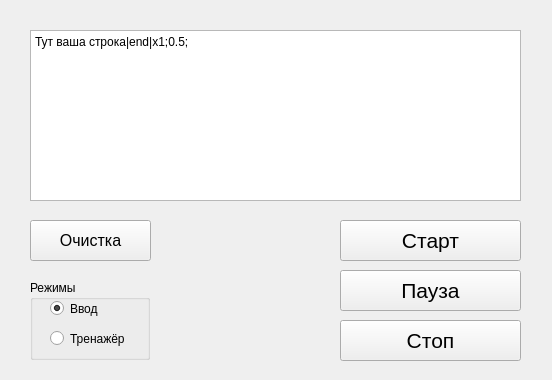
<?xml version="1.0" encoding="UTF-8"?>
<ui version="4.0">
 <class>MainWindow</class>
 <widget class="QMainWindow" name="MainWindow">
  <property name="geometry">
   <rect>
    <x>0</x>
    <y>0</y>
    <width>552</width>
    <height>380</height>
   </rect>
  </property>
  <property name="minimumSize">
   <size>
    <width>552</width>
    <height>380</height>
   </size>
  </property>
  <property name="maximumSize">
   <size>
    <width>552</width>
    <height>380</height>
   </size>
  </property>
  <property name="focusPolicy">
   <enum>Qt::ClickFocus</enum>
  </property>
  <property name="windowTitle">
   <string>Пиво</string>
  </property>
  <property name="windowIcon">
   <iconset resource="resurs.qrc">
    <normaloff>:/data/app.ico</normaloff>:/data/app.ico</iconset>
  </property>
  <property name="documentMode">
   <bool>false</bool>
  </property>
  <widget class="QWidget" name="centralwidget">
   <widget class="QPlainTextEdit" name="Enter">
    <property name="geometry">
     <rect>
      <x>30</x>
      <y>30</y>
      <width>491</width>
      <height>171</height>
     </rect>
    </property>
    <property name="plainText">
     <string>Тут ваша строка|end|x1;0.5;</string>
    </property>
   </widget>
   <widget class="QPushButton" name="start">
    <property name="geometry">
     <rect>
      <x>340</x>
      <y>220</y>
      <width>181</width>
      <height>41</height>
     </rect>
    </property>
    <property name="font">
     <font>
      <family>Arial</family>
      <pointsize>16</pointsize>
      <weight>50</weight>
      <italic>false</italic>
      <bold>false</bold>
     </font>
    </property>
    <property name="text">
     <string>Старт</string>
    </property>
   </widget>
   <widget class="QPushButton" name="stop">
    <property name="geometry">
     <rect>
      <x>340</x>
      <y>320</y>
      <width>181</width>
      <height>41</height>
     </rect>
    </property>
    <property name="font">
     <font>
      <family>Arial</family>
      <pointsize>16</pointsize>
      <weight>50</weight>
      <italic>false</italic>
      <bold>false</bold>
     </font>
    </property>
    <property name="text">
     <string>Стоп</string>
    </property>
   </widget>
   <widget class="QPushButton" name="clean">
    <property name="geometry">
     <rect>
      <x>30</x>
      <y>220</y>
      <width>121</width>
      <height>41</height>
     </rect>
    </property>
    <property name="font">
     <font>
      <family>Arial</family>
      <pointsize>12</pointsize>
     </font>
    </property>
    <property name="text">
     <string>Очистка</string>
    </property>
   </widget>
   <widget class="QPushButton" name="pause">
    <property name="geometry">
     <rect>
      <x>340</x>
      <y>270</y>
      <width>181</width>
      <height>41</height>
     </rect>
    </property>
    <property name="font">
     <font>
      <family>Arial</family>
      <pointsize>16</pointsize>
     </font>
    </property>
    <property name="text">
     <string>Пауза</string>
    </property>
   </widget>
   <widget class="QGroupBox" name="groupBox">
    <property name="geometry">
     <rect>
      <x>30</x>
      <y>280</y>
      <width>120</width>
      <height>80</height>
     </rect>
    </property>
    <property name="title">
     <string>Режимы</string>
    </property>
    <widget class="QRadioButton" name="first">
     <property name="geometry">
      <rect>
       <x>20</x>
       <y>20</y>
       <width>82</width>
       <height>17</height>
      </rect>
     </property>
     <property name="text">
      <string>Ввод</string>
     </property>
     <property name="checked">
      <bool>true</bool>
     </property>
    </widget>
    <widget class="QRadioButton" name="second">
     <property name="geometry">
      <rect>
       <x>20</x>
       <y>50</y>
       <width>82</width>
       <height>17</height>
      </rect>
     </property>
     <property name="text">
      <string>Тренажёр</string>
     </property>
    </widget>
   </widget>
   <widget class="QLabel" name="label">
    <property name="geometry">
     <rect>
      <x>170</x>
      <y>220</y>
      <width>151</width>
      <height>151</height>
     </rect>
    </property>
    <property name="text">
     <string/>
    </property>
    <property name="pixmap">
     <pixmap resource="resurs.qrc">:/data/Pivasss.jpg</pixmap>
    </property>
   </widget>
  </widget>
 </widget>
 <resources>
  <include location="resurs.qrc"/>
 </resources>
 <connections/>
</ui>
